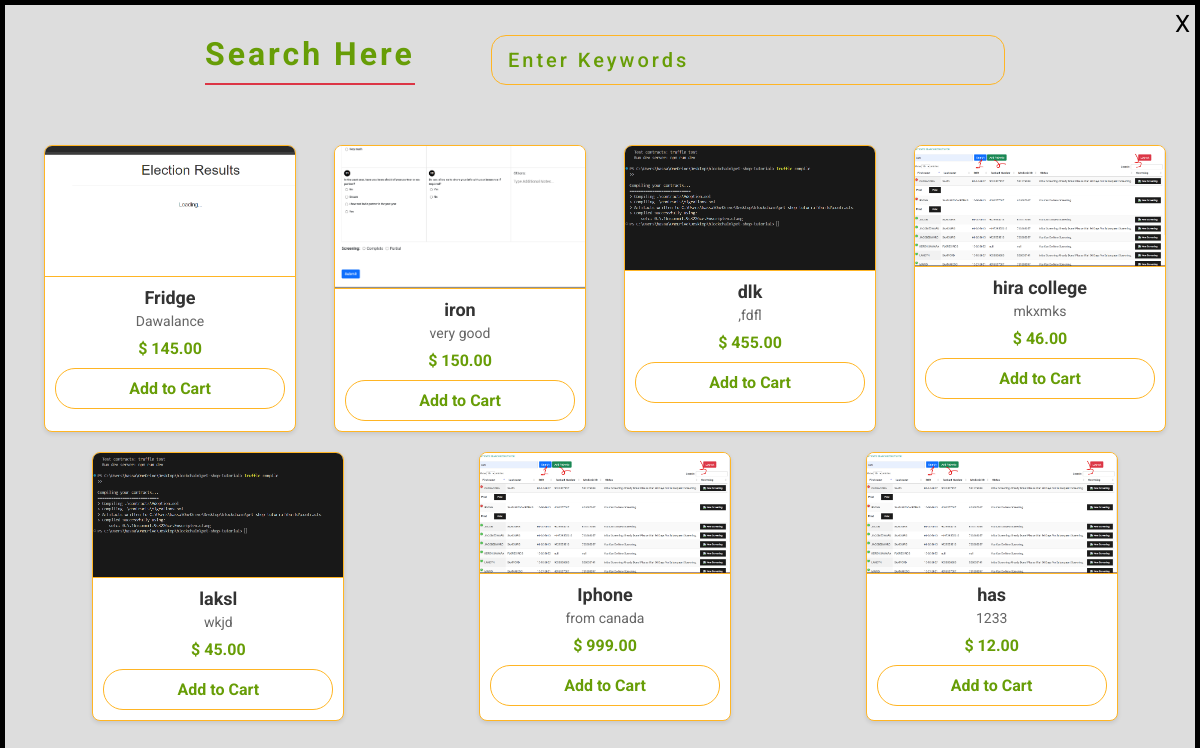
The app's page /search/, older data.
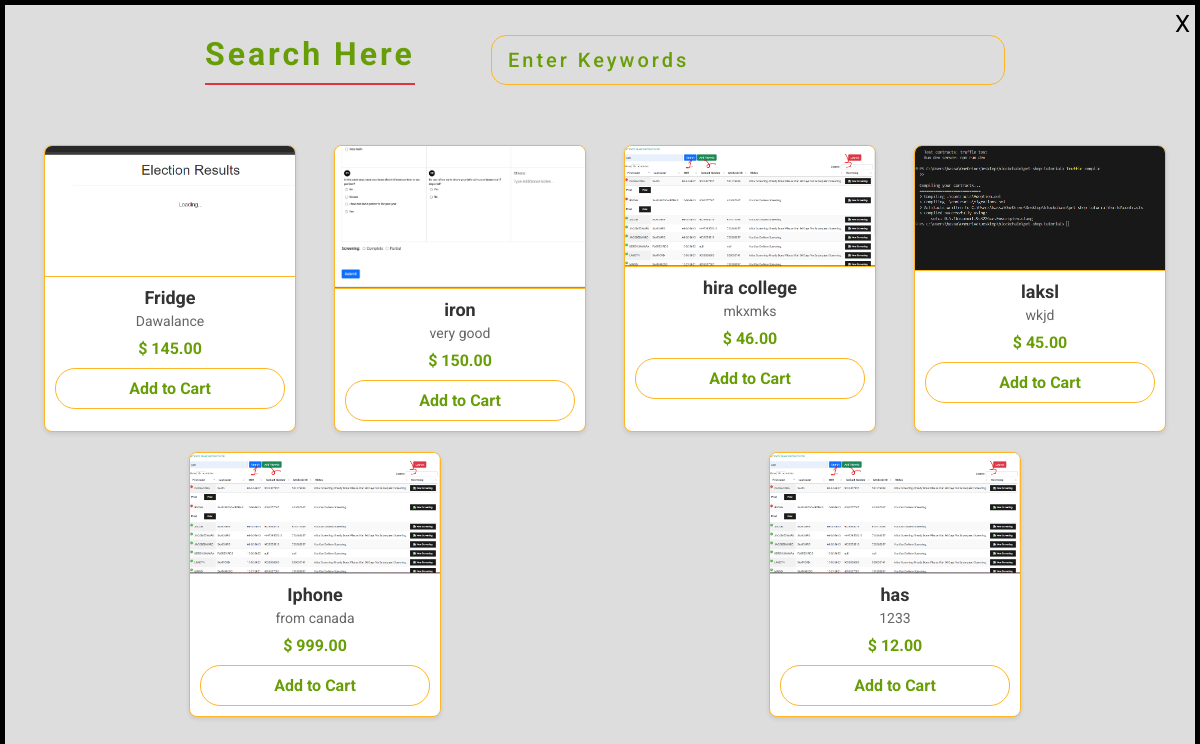
The same page, newer data.
### myapp/models.py (models this page shows, shortened)
class products1(models.Model):
    product_id = models.AutoField(primary_key=True)
    name = models.CharField(max_length=200)
    description = models.CharField(max_length=200)
    seller = models.ForeignKey(Seller, on_delete=models.CASCADE)
    category = models.ForeignKey(Category, on_delete=models.CASCADE)
    price = models.DecimalField(max_digits=10, decimal_places=2)
    quantity = models.IntegerField()
    image = models.FileField(upload_to='media/', null=True, blank=True)

### myapp/views.py (the view)
# urls.py: path('search/', views.search, name="search"),
def search(request):
    product = products1.objects.all()
    return render(request, 'search.html', {'products': product})

### templates/search.html (shortened to what this page needs)
<!DOCTYPE html>
<html>
<head>
</head>
<body>
<a href="{% url 'home' %}">
    <button class="cancel-btn">
      X
    </button>
  </a>
<div class="container-fluid">
<div class="container">
<div class="search">
<h1>Search Here</h1>
<input type="text" name="" id="find" placeholder="Enter Keywords" onkeyup="search()">
</div>
<div class="product-list">
{% for product in products %}
    <div class="product">
<a href="{% url 'productdetails' product_id=product.product_id %}">
          <img src="{{ product.image.url }}" alt="{{ product.name }}">  <div class="product-details">
</a>
        <h3>{{ product.name }}</h3>
        <p>{{ product.description }}</p>
        <div class="price">$ {{ product.price }}</div>  <button class="add-to-cart-btn" value={{product.product_id}} value1={{product.seller.name}} onclick="addtocart(this)">Add to Cart</button>
      </div>
    </div>
  {% endfor %}
</body>
</html>

Row changes from the older to the newer data that the page shows:
removed products1: name "dlk", description ",fdfl", price "455.00", {{ product.product_id }} 40 (drawn)
